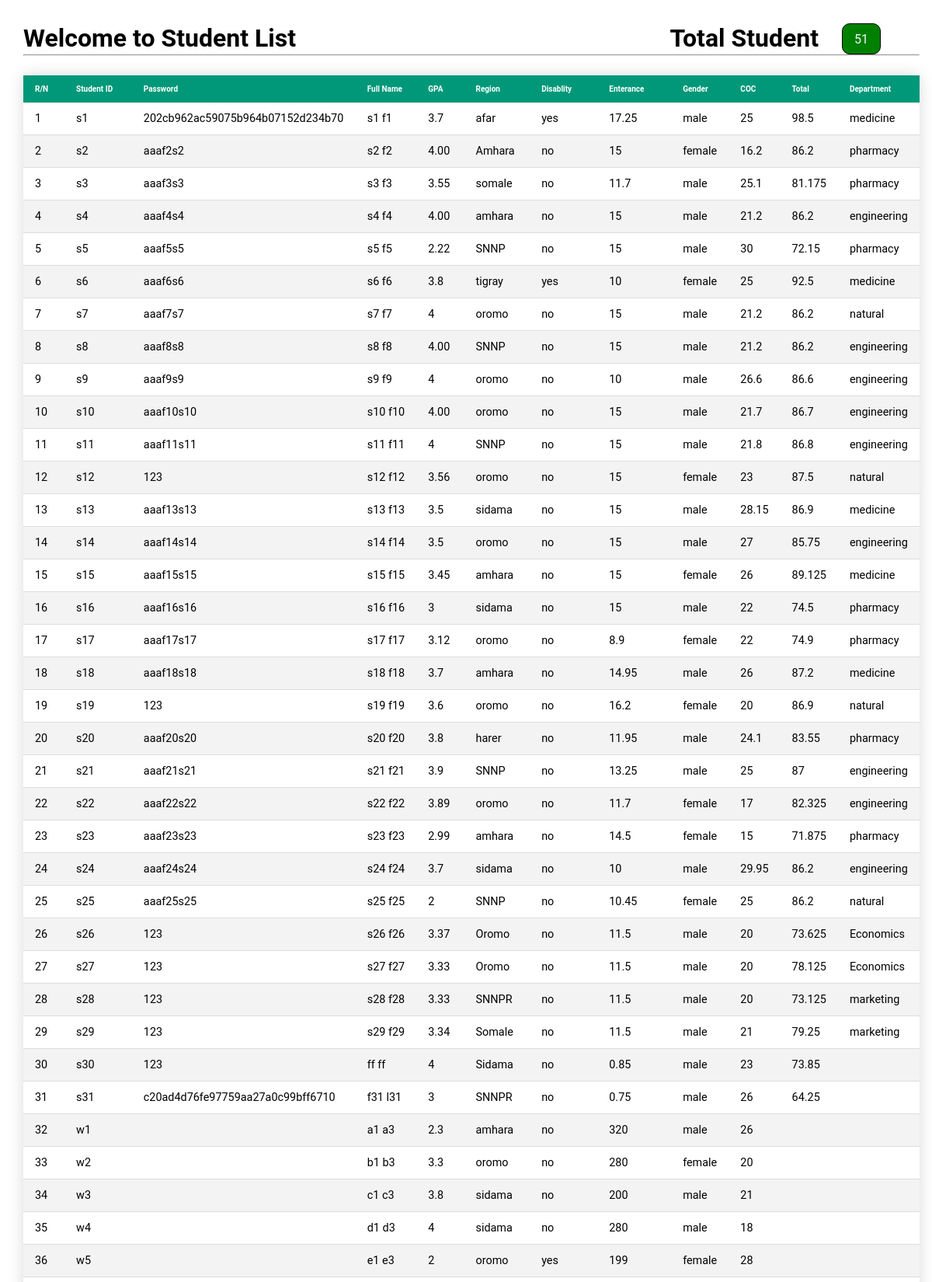
Page /admin/student_list.php (signed in, upper part) on the committed database.
### tables this page shows
CREATE TABLE `student` (
  `ID` int(11) NOT NULL,
  `student_id` varchar(50) NOT NULL,
  `password` varchar(50) NOT NULL,
  `status` int(11) NOT NULL,
  `fname` varchar(100) NOT NULL,
  `mname` varchar(100) NOT NULL,
  `lname` varchar(100) NOT NULL,
  `gender` varchar(100) NOT NULL,
  `region` varchar(100) NOT NULL,
  `disability` varchar(100) NOT NULL,
  `enterance` varchar(50) NOT NULL,
  `stream` varchar(50) NOT NULL,
  `year` int(100) NOT NULL,
  `semester` varchar(50) NOT NULL,
  `grade` varchar(50) NOT NULL,
  `coc` varchar(50) NOT NULL,
  `transcript1` varchar(50) NOT NULL,
  `transcript2` varchar(50) NOT NULL,
  `total` varchar(50) NOT NULL,
  `department` varchar(100) NOT NULL,
  `c1` varchar(100) NOT NULL,
  `c2` varchar(100) NOT NULL,
  `c3` varchar(100) NOT NULL,
  `c4` varchar(100) NOT NULL,
  `c5` varchar(100) DEFAULT NULL,
  `c6` varchar(100) DEFAULT NULL
);

### admin/student_list.php (the view, shortened to what this page needs)
<?php
   include('../conn.php');
  $select=mysqli_query($conn,"select *from student");
  $counts=mysqli_num_rows($select);
  ?>
<!DOCTYPE html>
<html>
<head>
	<link rel="stylesheet" type="text/css" href="style.css">
</head>
<body>
   <div class="s1">
   	<div class="top"><h1>Welcome to Student List</h1><div class="right"><h1>Total Student</h1><p><?php  echo $counts; ?></p></div></div><hr>
   	<table  class="table">
   		<thead>
   		<tr>
   			<th>R/N</th>
   			<th>Student ID</th>
   			<th>Password</th>
   			<th>Full Name</th>
   			<th>GPA</th>
   			<th>Region</th>
   			<th>Disablity</th>
   			<th>Enterance</th>
   			<th>Gender</th>
   			<th>COC</th>
   			<th>Total</th>
   			<th>Department</th>
   		</tr></thead>
   		<tbody>
   			<?php
   			$n1=1;
   			$count=mysqli_num_rows($select);
   			if($count>0){
   				while($row=mysqli_fetch_assoc($select)){
   					echo "
         <tr>
   			<td>".$n1."</td>
   			<td>".$row['student_id']."</td>
   			<td>".$row['password']."</td>
   			<td>".$row['fname']." ".$row['lname']."</td>
   			<td>".$row['grade']."</td>
   			<td>".$row['region']."</td>
   			<td>".$row['disability']."</td>
   			<td>".$row['enterance']."</td>
   			<td>".$row['gender']."</td>
   			<td>".$row['coc']."</td>
   			<td>".$row['total']."</td>
   			<td>".$row['department']."</td>
   		</tr>
   					";
   					$n1++;
   				}
   			}
   			?>
   	</tbody>
   	</table>
   </div>
</body>
</html>

### admin/style.css (style rules this page uses)
* { padding: 0; margin: 0; box-sizing: border-box; }
body { font-family: "roboto",sans-serif; }
.s1 { width: 97%; height: fit-content; min-height: 90vh; background: white; margin-left: 20px; margin-top: 20px; border-radius: 10px; padding-bottom: 50px; padding-top: 10px; padding-left: 10px; }
.table { width: 100%; border-collapse: collapse; margin: 25px 0; font-size: 0.9em; min-width: 400px; border-radius: 5px 5px 0 0; overflow: hidden; box-shadow: 0 0 20px rgba(0, 0, 0, 0.15); }
.table thead tr { font-size: 10px; background: #009879; color: #ffffff; text-align: left; font-weight: bold; }
.table th, .table td { padding: 12px 15px; }
.table tbody tr { border-bottom: 1px solid #dddddd; }
.table tbody tr:nth-of-type(even) { background: #f3f3f3; }
.top { display: flex; justify-content: space-between; padding-right: 50px; }
.right { display: flex; }
.right p { border: 1px solid black; text-align: center; width: 50px; margin-left: 30px; padding-top: 10px; height: 40px; background: green; color: aliceblue; border-radius: 10px; }
@media (max-width: 1300px) { .table { overflow-y: scroll; } }

### rows in the picture
student: student "s1", password "202cb962ac59075b964b07152d234b70", fname "s1", lname "f1", grade "3.7", region "afar", disability "yes", enterance "17.25", gender "male", coc "25", total "98.5", department "medicine"
student: student "s2", password "aaaf2s2", fname "s2", lname "f2", grade "4.00", region "Amhara", disability "no", enterance "15", gender "female", coc "16.2", total "86.2", department "pharmacy"
student: student "s3", password "aaaf3s3", fname "s3", lname "f3", grade "3.55", region "somale", disability "no", enterance "11.7", gender "male", coc "25.1", total "81.175", department "pharmacy"
student: student "s4", password "aaaf4s4", fname "s4", lname "f4", grade "4.00", region "amhara", disability "no", enterance "15", gender "male", coc "21.2", total "86.2", department "engineering"
student: student "s5", password "aaaf5s5", fname "s5", lname "f5", grade "2.22", region "SNNP", disability "no", enterance "15", gender "male", coc "30", total "72.15", department "pharmacy"
student: student "s6", password "aaaf6s6", fname "s6", lname "f6", grade "3.8", region "tigray", disability "yes", enterance "10", gender "female", coc "25", total "92.5", department "medicine"
student: student "s7", password "aaaf7s7", fname "s7", lname "f7", grade "4", region "oromo", disability "no", enterance "15", gender "male", coc "21.2", total "86.2", department "natural"
student: student "s8", password "aaaf8s8", fname "s8", lname "f8", grade "4.00", region "SNNP", disability "no", enterance "15", gender "male", coc "21.2", total "86.2", department "engineering"
student: student "s9", password "aaaf9s9", fname "s9", lname "f9", grade "4", region "oromo", disability "no", enterance "10", gender "male", coc "26.6", total "86.6", department "engineering"
student: student "s10", password "aaaf10s10", fname "s10", lname "f10", grade "4.00", region "oromo", disability "no", enterance "15", gender "male", coc "21.7", total "86.7", department "engineering"
student: student "s11", password "aaaf11s11", fname "s11", lname "f11", grade "4", region "SNNP", disability "no", enterance "15", gender "male", coc "21.8", total "86.8", department "engineering"
student: student "s12", password "123", fname "s12", lname "f12", grade "3.56", region "oromo", disability "no", enterance "15", gender "female", coc "23", total "87.5", department "natural"
student: student "s13", password "aaaf13s13", fname "s13", lname "f13", grade "3.5", region "sidama", disability "no", enterance "15", gender "male", coc "28.15", total "86.9", department "medicine"
student: student "s14", password "aaaf14s14", fname "s14", lname "f14", grade "3.5", region "oromo", disability "no", enterance "15", gender "male", coc "27", total "85.75", department "engineering"
student: student "s15", password "aaaf15s15", fname "s15", lname "f15", grade "3.45", region "amhara", disability "no", enterance "15", gender "female", coc "26", total "89.125", department "medicine"
student: student "s16", password "aaaf16s16", fname "s16", lname "f16", grade "3", region "sidama", disability "no", enterance "15", gender "male", coc "22", total "74.5", department "pharmacy"
student: student "s17", password "aaaf17s17", fname "s17", lname "f17", grade "3.12", region "oromo", disability "no", enterance "8.9", gender "female", coc "22", total "74.9", department "pharmacy"
student: student "s18", password "aaaf18s18", fname "s18", lname "f18", grade "3.7", region "amhara", disability "no", enterance "14.95", gender "male", coc "26", total "87.2", department "medicine"
student: student "s19", password "123", fname "s19", lname "f19", grade "3.6", region "oromo", disability "no", enterance "16.2", gender "female", coc "20", total "86.9", department "natural"
student: student "s20", password "aaaf20s20", fname "s20", lname "f20", grade "3.8", region "harer", disability "no", enterance "11.95", gender "male", coc "24.1", total "83.55", department "pharmacy"
student: student "s21", password "aaaf21s21", fname "s21", lname "f21", grade "3.9", region "SNNP", disability "no", enterance "13.25", gender "male", coc "25", total "87", department "engineering"
student: student "s22", password "aaaf22s22", fname "s22", lname "f22", grade "3.89", region "oromo", disability "no", enterance "11.7", gender "female", coc "17", total "82.325", department "engineering"
student: student "s23", password "aaaf23s23", fname "s23", lname "f23", grade "2.99", region "amhara", disability "no", enterance "14.5", gender "female", coc "15", total "71.875", department "pharmacy"
student: student "s24", password "aaaf24s24", fname "s24", lname "f24", grade "3.7", region "sidama", disability "no", enterance "10", gender "male", coc "29.95", total "86.2", department "engineering"
student: student "s25", password "aaaf25s25", fname "s25", lname "f25", grade "2", region "SNNP", disability "no", enterance "10.45", gender "female", coc "25", total "86.2", department "natural"
student: student "s26", password "123", fname "s26", lname "f26", grade "3.37", region "Oromo", disability "no", enterance "11.5", gender "male", coc "20", total "73.625", department "Economics"
student: student "s27", password "123", fname "s27", lname "f27", grade "3.33", region "Oromo", disability "no", enterance "11.5", gender "male", coc "20", total "78.125", department "Economics"
student: student "s28", password "123", fname "s28", lname "f28", grade "3.33", region "SNNPR", disability "no", enterance "11.5", gender "male", coc "20", total "73.125", department "marketing"
student: student "s29", password "123", fname "s29", lname "f29", grade "3.34", region "Somale", disability "no", enterance "11.5", gender "male", coc "21", total "79.25", department "marketing"
student: student "s30", password "123", fname "ff", lname "ff", grade "4", region "Sidama", disability "no", enterance "0.85", gender "male", coc "23", total "73.85"
student: student "s31", password "c20ad4d76fe97759aa27a0c99bff6710", fname "f31", lname "l31", grade "3", region "SNNPR", disability "no", enterance "0.75", gender "male", coc "26", total "64.25"
student: student "w1", fname "a1", lname "a3", grade "2.3", region "amhara", disability "no", enterance "320", gender "male", coc "26"
student: student "w2", fname "b1", lname "b3", grade "3.3", region "oromo", disability "no", enterance "280", gender "female", coc "20"
student: student "w3", fname "c1", lname "c3", grade "3.8", region "sidama", disability "no", enterance "200", gender "male", coc "21"
student: student "w4", fname "d1", lname "d3", grade "4", region "sidama", disability "no", enterance "280", gender "male", coc "18"
student: student "w5", fname "e1", lname "e3", grade "2", region "oromo", disability "yes", enterance "199", gender "female", coc "28"

### other values in the picture
$counts "51"
